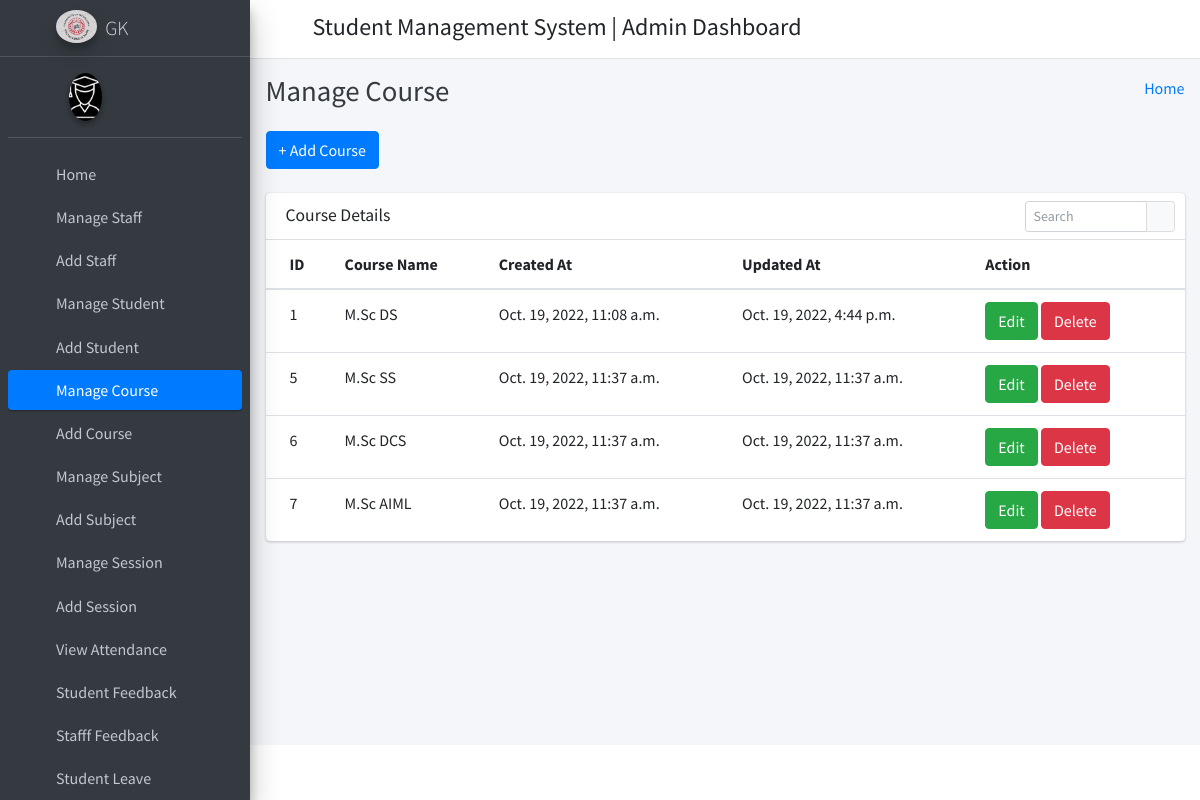
Screenshot of /manage_course/ with the database file from the repository.
### student_management_app/models.py (models this page shows)
class Courses(models.Model):
    id = models.AutoField(primary_key=True)
    course_name = models.CharField(max_length=255)
    created_at = models.DateTimeField(auto_now_add=True)
    updated_at = models.DateTimeField(auto_now=True)
    objects = models.Manager()

### student_management_app/HodViews.py (the view)
# urls.py: path('manage_course/', HodViews.manage_course, name="manage_course"),
def manage_course(request):
    courses = Courses.objects.all()
    context = {
        "courses": courses
    }
    return render(request, 'hod_template/manage_course_template.html', context)

### student_management_app/templates/hod_template/manage_course_template.html (shortened to what this page needs)
{% extends 'hod_template/base_template.html' %}
{% block page_title %}
    Manage Course
{% endblock page_title %}
{% block main_content %}
{% load static %}
<section class="content">
        <div class="container-fluid">
            <a class="btn btn-primary" href="{% url 'add_course' %}" role="button">+ Add Course</a> <br/>&nbsp;
            <div class="row">
                <div class="col-md-12">
                    <div class="card">
                        <div class="card-header">
                            <h3 class="card-title">Course Details</h3>
                            <div class="card-tools">
                            <div class="input-group input-group-sm" style="width: 150px;">
                                <input type="text" name="table_search" class="form-control float-right" placeholder="Search">
                                <div class="input-group-append">
                                <button type="submit" class="btn btn-default"><i class="fas fa-search"></i></button>
                                </div>
                            </div>
                            </div>
                        </div>
                        <div class="card-body table-responsive p-0">
                            <table class="table table-hover text-nowrap">
                            <thead>
                                <tr>
                                <th>ID</th>
                                <th>Course Name</th>
                                <th>Created At</th>
                                <th>Updated At</th>
                                <th>Action</th>
                                </tr>
                            </thead>
                            <tbody>
                                {% for course in courses %}
                                <tr>
                                <td>{{ course.id }}</td>
                                <td>{{ course.course_name }}</td>
                                <td>{{ course.created_at }}</td>
                                <td>{{ course.updated_at }}</td>
                                <td>
                                    <a href="{% url 'edit_course' course.id %}" class="btn btn-success">Edit</a>
                                    <a href="{% url 'delete_course' course.id %}" class="btn btn-danger">Delete</a>
                                </td>
                                </tr>
                                {% endfor %}
                            </tbody>
                            </table>
                        </div>
                        </div>
                </div>
            </div>
        </div>
      </section>
  {% endblock main_content %}

### rows the page displays
Courses: id "1", course_name "M.Sc DS", created_at "Oct. 19, 2022, 11:08 a.m.", updated_at "Oct. 19, 2022, 4:44 p.m."
Courses: id "5", course_name "M.Sc SS", created_at "Oct. 19, 2022, 11:37 a.m.", updated_at "Oct. 19, 2022, 11:37 a.m."
Courses: id "6", course_name "M.Sc DCS", created_at "Oct. 19, 2022, 11:37 a.m.", updated_at "Oct. 19, 2022, 11:37 a.m."
Courses: id "7", course_name "M.Sc AIML", created_at "Oct. 19, 2022, 11:37 a.m.", updated_at "Oct. 19, 2022, 11:37 a.m."
